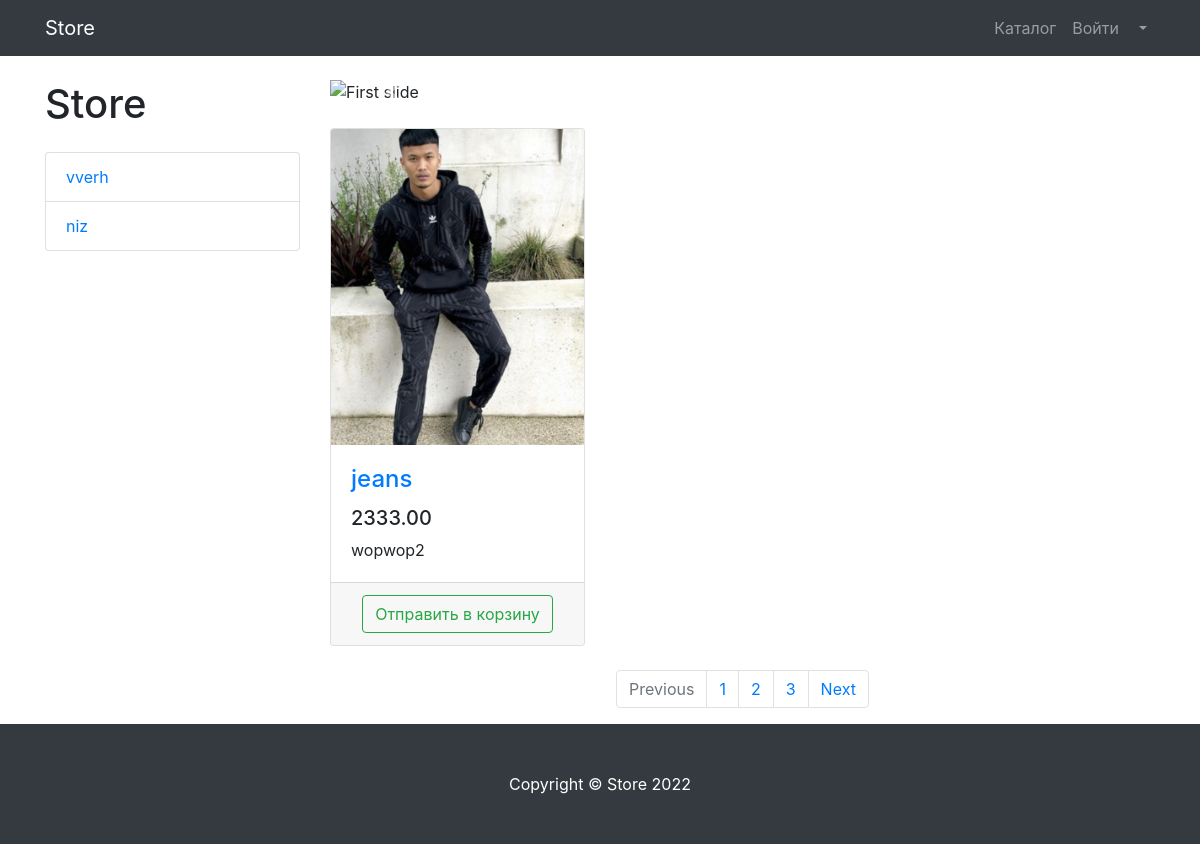
The app's page /store/products/category/2/ with its own data.
### storeProducts/models.py (models this page shows, shortened)
class ProductCategory(models.Model):
    name = models.CharField(max_length=128, unique=True)
    description = models.TextField(null=True, blank=True)

class Product(models.Model):
    name = models.CharField(max_length=256)
    description = models.TextField()
    price = models.DecimalField(max_digits=10, decimal_places=2)
    quantity = models.PositiveIntegerField(default=0)
    image = models.ImageField(upload_to='products_image')
    category = models.ForeignKey(to=ProductCategory, on_delete=models.CASCADE)

### storeProducts/views.py (the view)
# urls.py: path('products/', views.products, name='products'),
def products(request, category_id=None):
    if category_id:
        category = ProductCategory.objects.get(id=category_id)
        products = Product.objects.filter(category = category)
    else:
        products = Product.objects.all()
    context = {
        'title': 'Store - Каталог',
        'products': products,
        'categories': ProductCategory.objects.all()
    }
    return render(request, 'storeProducts/products.html', context)

### storeProducts/templates/storeProducts/products.html (shortened to what this page needs)
{% load static %}
<!DOCTYPE html>
<html lang="en">
<head>
    <link href=" {% static 'vendor/bootstrap/css/bootstrap.min.css' %}" rel="stylesheet">
    <link href=" {% static 'vendor/css/products.css' %}" rel="stylesheet">
</head>
<body>
<nav class="navbar navbar-expand-lg navbar-dark bg-dark fixed-top">
    <div class="container">
        <a class="navbar-brand" href="/store">Store</a>
        <div class="collapse navbar-collapse" id="navbarResponsive">
            <ul class="navbar-nav ml-auto">
                <li class="nav-item">
                    <a class="nav-link" href="/store/products">Каталог  </a>
                </li>
                <li class="nav-item">
                    <a class="nav-link" href="users/login.html">Войти </a>
                </li>
                <li class="nav-item dropdown">
                    <a class="nav-link dropdown-toggle" href="#" id="navbarDropdown" role="button"
                       data-bs-toggle="dropdown" aria-expanded="false">
                    </a>
                </li>
            </ul>
        </div>
    </div>
</nav>
<div class="container">
    <div class="row">
        <div class="col-lg-3">
            <h1 class="my-4">Store</h1>
            <div class="list-group">
                {% for category in categories %}
                    <a href='{% url "storeProducts:category" category.id %}' class="list-group-item">{{category.name}}</a>
                {% endfor %}
            </div>
        </div>
        <div class="col-lg-9">
            <div id="carouselExampleIndicators" class="carousel slide my-4" data-ride="carousel">
                <ol class="carousel-indicators">
                    <li data-target="#carouselExampleIndicators" data-slide-to="0" class="active"></li>
                    <li data-target="#carouselExampleIndicators" data-slide-to="1"></li>
                    <li data-target="#carouselExampleIndicators" data-slide-to="2"></li>
                </ol>
                <div class="carousel-inner" role="listbox">
                    <div class="carousel-item active">
                        <img class="d-block img-fluid" src=" {% static 'vendor/img/slides/slide-1.jpg' %}" alt="First slide">
                    </div>
                </div>
                <a class="carousel-control-prev" href="#carouselExampleIndicators" role="button" data-slide="prev">
                    <span class="carousel-control-prev-icon" aria-hidden="true"></span>
                </a>
                <a class="carousel-control-next" href="#carouselExampleIndicators" role="button" data-slide="next">
                    <span class="carousel-control-next-icon" aria-hidden="true"></span>
                </a>
            </div>
            <div class="row">
                {% for product in products %}
                     <div class="col-lg-4 col-md-6 mb-4">
                        <div class="card h-100">
                            <a href="#">
                                <img class="card-img-top"
                                src=" {{ product.image }}"
                                alt="">
                            </a>
                            <div class="card-body">
                                <h4 class="card-title">
                                    <a href="#">{{product.name}}</a>
                                </h4>
                                <h5>{{product.price}}</h5>
                                <p class="card-text">{{product.description}}</p>
                            </div>
                            <div class="card-footer text-center">
                                <a class="btn btn-outline-success" href="{% url 'storeProducts:basket_add' product.id %}">
                                    Отправить в корзину
                                </a>
                            </div>
                        </div>
                     </div>
                {% endfor %}
            </div>
            <nav aria-label="Page navigation example">
                <ul class="pagination justify-content-center">
                    <li class="page-item disabled">
                        <a class="page-link" href="#" tabindex="-1" aria-disabled="true">Previous</a>
                    </li>
                    <li class="page-item"><a class="page-link" href="#">1</a></li>
                    <li class="page-item"><a class="page-link" href="#">2</a></li>
                    <li class="page-item"><a class="page-link" href="#">3</a></li>
                    <li class="page-item">
                        <a class="page-link" href="#">Next</a>
                    </li>
                </ul>
            </nav>
        </div>
    </div>
</div>
<footer class="py-5 bg-dark">
    <div class="container">
        <p class="m-0 text-center text-white">Copyright &copy; Store 2022</p>
    </div>
</footer>
</body>
</html>

### records on screen
ProductCategory: name "vverh"
ProductCategory: name "niz"
Product: image (picture), name "jeans", price "2333.00", description "wopwop2"
